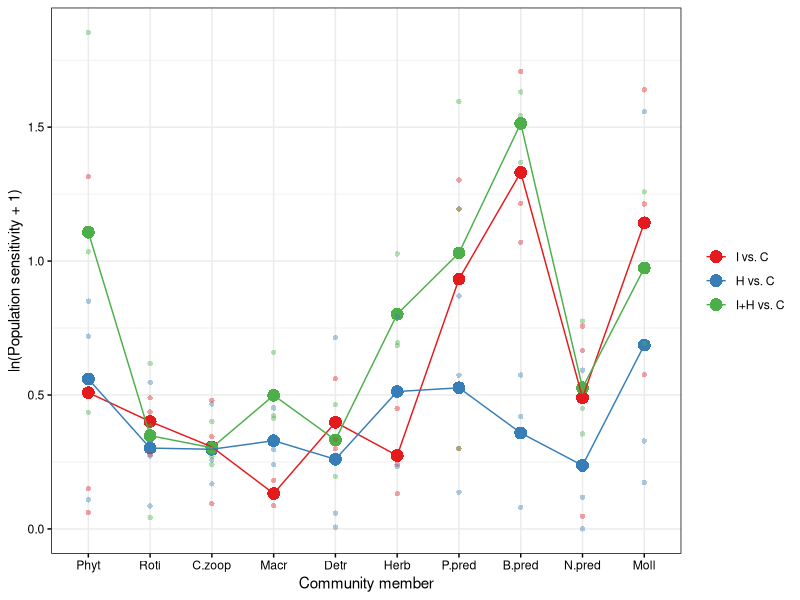
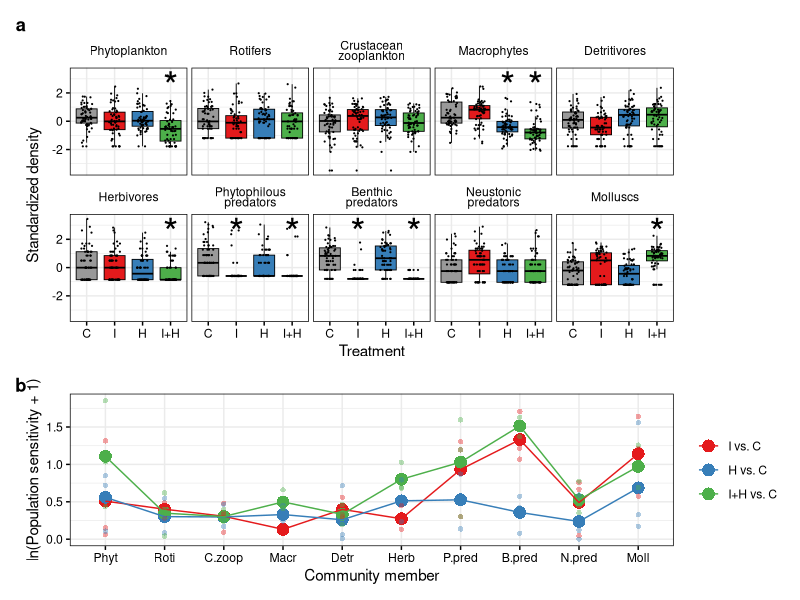

Recreate these plots in R, in order.
## ---- chunk 1
knitr::opts_chunk$set(echo = TRUE)
## ---- chunk 2
sessionInfo() #save session information (R version 3.6.3 (2020))

library(ggplot2); packageVersion("ggplot2") #3.3.2
library(dplyr); packageVersion("dplyr") #1.0.2
library(tidyr); packageVersion("tidyr") #1.1.2
library(patchwork); packageVersion("patchwork") #1.1.1
library(RColorBrewer); packageVersion("RColorBrewer") #1.1.2
library(ggsci); packageVersion("ggsci") #2.9
## ---- chunk 3

# Load standardized time series

all_Ts <- read.csv("./processed_data/all_Ts240123.csv") 

all_Ts <- #add required columns
  all_Ts %>%
  separate(Year_Tank, into=c("Year", "Tank"), sep="_") %>% #year and tank
  mutate(Treatment=substr(Tank, 1, nchar(Tank)-1)) %>% #treatment name
  mutate(Treatment=factor(Treatment, levels=c("Cont", "Fipro", "Pent", "Joint")), #order of treatments
         Tank=factor(Tank, levels=unique(Tank)), #order of tanks
         Recipient=factor(Recipient, levels=c("Phytopla1", "Roti1", "Zoopla1", "Mp1", 
                                              "Det1", "Herb1", "Pred.P1", "Pred.B1", "Pred.S1", "Moll1"))) #order of recipient populations
## ---- chunk 4

# Averaging density over replicates

all_Ts_smrz <- 
  all_Ts %>%
  group_by(Treatment, Recipient, Year) %>%
  summarise(Abundance_m=mean(Abundance, na.rm=TRUE)) #mean raw density


## Show data sheet

head(all_Ts_smrz)

# Calculating log response ratio

Abundance_TrEff_nRR_0.1 <-  # calculate log response ratio following the method from Mratinson and Raupp 2013
  all_Ts_smrz %>%
  ungroup(.) %>%
  spread(value=Abundance_m, key=Treatment) %>%
  mutate(Fipro_Cont=log((Fipro+0.1)/(Cont+0.1)), 
         Pent_Cont=log((Pent+0.1)/(Cont+0.1)),
         Joint_Cont=log((Joint+0.1)/(Cont+0.1))) %>%
  select(-Cont, -Fipro, -Pent, -Joint) %>%
  gather(key=Treatment_Cont, value=Abundance_response_nRR_0.1, -(1:2)) %>%
  mutate(Treatment_Cont=factor(Treatment_Cont, levels=c("Fipro_Cont", "Pent_Cont", "Joint_Cont")))

Abundance_TrEff <- Abundance_TrEff_nRR_0.1
Abundance_TrEff <- filter(Abundance_TrEff, Recipient!="Pred.C1") # omit nektonic predators
Abundance_TrEff$abs_Abundance_response_nRR_0.1 <- abs(Abundance_TrEff$Abundance_response_nRR_0.1) #Absolute values

Abundance_TrEff$Recipient <- factor(Abundance_TrEff$Recipient, 
                                    levels=c("Phytopla1", "Roti1", "Zoopla1", "Mp1", 
                                             "Det1", "Herb1", "Pred.P1", "Pred.B1", "Pred.S1", "Moll1"))

## Show data sheet

head(Abundance_TrEff)

# Visualize sensitivity

smrz_Abundance_TrEff <- 
  Abundance_TrEff %>%
  group_by(Recipient, Treatment_Cont) %>%
  summarise(abs_Abundance_response_nRR_0.1=(exp(mean(log(abs_Abundance_response_nRR_0.1+1)))-1)) %>% #calculating geometric mean
  ungroup(.)

## Split by treatments

theme_custom <- function() {
  theme_bw() + 
    theme(axis.text=element_text(colour="black"), 
          axis.ticks=element_line(colour="black"),
          panel.border=element_rect(fill=NA, 
                                    colour="black"), 
          panel.spacing=unit(3, "pt"),
          strip.text=element_text(colour="black", lineheight=0.7))
}

palSet1 <- brewer.pal(9, "Set1")
reaction.norm <-
  smrz_Abundance_TrEff %>%
  #  mutate(Treatment_Cont=factor(Treatment_Cont, levels=c("Fipro_Cont", "Joint_Cont", "Pent_Cont"))) %>%
  ggplot(aes(x=Recipient, y=log(abs_Abundance_response_nRR_0.1+1))) +
  geom_point(aes(group=Treatment_Cont, color=Treatment_Cont), size=4, shape=16) +
  geom_line(aes(group=Treatment_Cont, color=Treatment_Cont)) +
  geom_point(Abundance_TrEff, mapping=aes(x=Recipient, y=log(abs_Abundance_response_nRR_0.1+1), group=Treatment_Cont, color=Treatment_Cont), alpha=0.4, shape=16) +
  scale_color_manual(values=palSet1[c(1, 2, 3)], labels=c("I vs. C", "H vs. C", "I+H vs. C")) + 
  scale_x_discrete(name="Community member", labels=c("Phyt", "Roti", "C.zoop", "Macr", "Detr", "Herb", "P.pred", "B.pred", "N.pred", "Moll")) + 
  guides(color=guide_legend(title=NULL)) +
  ylab("ln(Population sensitivity + 1)") + 
  theme_custom()

reaction.norm #Fig. 2b

write.csv(Abundance_TrEff, "./processed_data/Abundance_TrEff.csv", row.names=FALSE) # export sensitivity data
## ---- chunk 5
# Visualize data

labeli <- as_labeller(c(`Phytopla1`="Phytoplankton", #map facet labels
                        `Roti1`="Rotifers",
                        `Zoopla1`="Crustacean\nzooplankton",
                        `Mp1`="Macrophytes",
                        `Det1`="Detritivores",
                        `Herb1`="Herbivores",
                        `Pred.P1`="Phytophilous\npredators",
                        `Pred.B1`="Benthic\npredators",
                        `Pred.S1`="Neustonic\npredators",
                        `Moll1`="Molluscs"))
lab <- data.frame(lab="*", 
                  Recipient=factor(c("Phytopla1", "Mp1", "Mp1", 
                                 "Herb1", "Pred.P1", "Pred.P1", 
                                 "Pred.B1", "Pred.B1", "Moll1"), 
                               levels=c("Phytopla1", "Roti1", "Zoopla1", "Mp1", 
                                        "Det1", "Herb1", "Pred.P1", "Pred.B1", "Pred.S1", "Moll1")))

palSet1 <- brewer.pal(9, "Set1")


set.seed(1)
density.boxplot_gg <- 
  ggplot(na.omit(filter(all_Ts, Recipient!="Pred.C1")), mapping=aes(x=Treatment, y=scAbundance)) +
  geom_boxplot(mapping=aes(fill=Treatment), outlier.shape=NA, size=0.3, colour="black") + 
  scale_fill_manual(values=palSet1[c(9, 1, 2, 3)]) + 
  geom_jitter(width=0.2, size=0.1) + 
  facet_wrap(~Recipient, nrow=2, labeller=labeli) + 
  scale_x_discrete(labels=c("C", "I", "H", "I+H")) +
  theme_custom() + #theme
  theme(strip.background=element_blank(), legend.position="none") +
  geom_text(data=lab, aes(label=lab), x=c(4, 3, 4, 4, 2, 4, 2, 4, 4), y=2.5, size=10) +
  labs(y="Standardized density") #軸ラベル
## ---- chunk 6
#windows(8, 7, rescale="fixed")
density.boxplot_gg / reaction.norm + plot_layout(height=c(5, 3)) + plot_annotation(tag_levels="a") & theme(plot.tag=element_text(face="bold"))
#ggsave("fig2.ggplot2_.pdf", width=8, height=7, device=cairo_pdf, unit="in")
